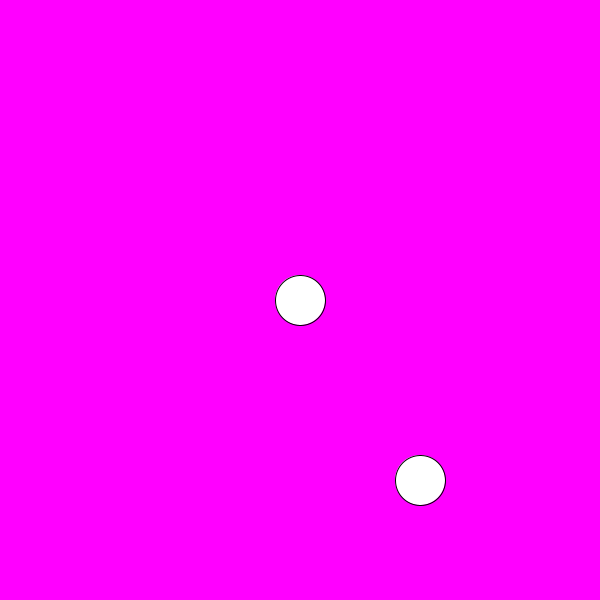
Frame 1 (no input)
Frame 60 (the mouse pressed at the canvas centre just before this capture): identical to frame 1, image omitted
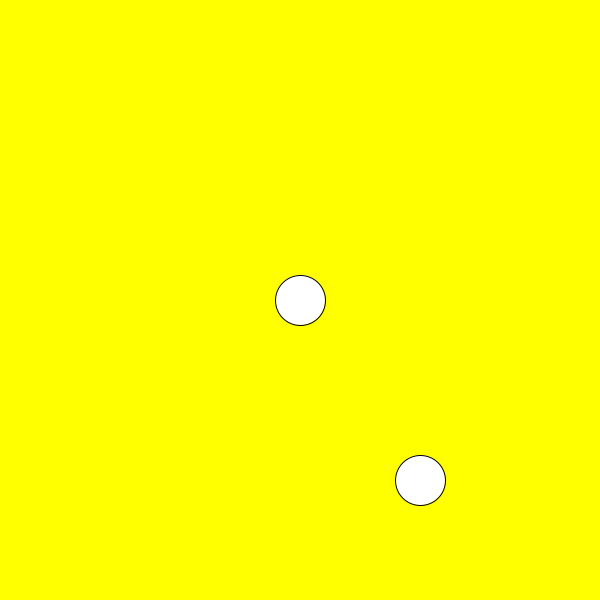
Frame 120 (the mouse held since frame 60 and released just before this capture)

The Processing sketch that drew these frames (run headless with seeded random() and noise(); from frame 60 on, the mouse is pressed at the canvas centre):

// Processing sketch: Week4_Functions
// ── Week4_Functions.pde
float x, y, x1, y1;

int size = 50;

void setup(){
  size(600, 600);
  x = width/2;
  y = height/2;
  
  x1 = width*.7;
  y1 = height*.8;
  
}

void draw(){


  if(calcDist(x,y)<size/2){
   background (255,255,0);
  }else if (calcDist(x1, y1)<size/2){
    background(255,0,0);
  }else{
    background(255,0,255);
  }
  
  println(calcDist(x,y));
  
  ellipse(x,y,size,size);
  ellipse(x1,y1,size,size);

}

float calcDist(float xPos, float yPos){
  float dist = dist(mouseX, mouseY, xPos, yPos);
  return dist;
  
}
